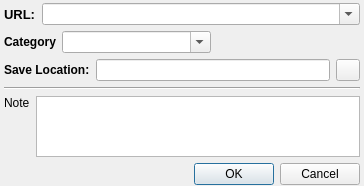
<?xml version="1.0" encoding="UTF-8"?>
<ui version="4.0">
 <class>AddTaskDialog</class>
 <widget class="QDialog" name="AddTaskDialog">
  <property name="geometry">
   <rect>
    <x>0</x>
    <y>0</y>
    <width>364</width>
    <height>186</height>
   </rect>
  </property>
  <property name="windowTitle">
   <string>REXLoader - </string>
  </property>
  <layout class="QVBoxLayout" name="verticalLayout_2">
   <property name="leftMargin">
    <number>4</number>
   </property>
   <property name="topMargin">
    <number>3</number>
   </property>
   <property name="rightMargin">
    <number>4</number>
   </property>
   <property name="bottomMargin">
    <number>1</number>
   </property>
   <item>
    <layout class="QHBoxLayout" name="horizontalLayout">
     <item>
      <widget class="QLabel" name="label">
       <property name="sizePolicy">
        <sizepolicy hsizetype="Minimum" vsizetype="Preferred">
         <horstretch>0</horstretch>
         <verstretch>0</verstretch>
        </sizepolicy>
       </property>
       <property name="styleSheet">
        <string notr="true">font: bold 13px;</string>
       </property>
       <property name="text">
        <string>URL:</string>
       </property>
       <property name="textInteractionFlags">
        <set>Qt::LinksAccessibleByMouse</set>
       </property>
      </widget>
     </item>
     <item>
      <widget class="QComboBox" name="urlBox">
       <property name="sizePolicy">
        <sizepolicy hsizetype="Expanding" vsizetype="Fixed">
         <horstretch>0</horstretch>
         <verstretch>0</verstretch>
        </sizepolicy>
       </property>
       <property name="cursor">
        <cursorShape>ArrowCursor</cursorShape>
       </property>
       <property name="mouseTracking">
        <bool>false</bool>
       </property>
       <property name="toolTip">
        <string comment="Enter the URL here"/>
       </property>
       <property name="editable">
        <bool>true</bool>
       </property>
      </widget>
     </item>
    </layout>
   </item>
   <item>
    <layout class="QHBoxLayout" name="horizontalLayout_3">
     <item>
      <widget class="QLabel" name="label_3">
       <property name="styleSheet">
        <string notr="true">font: bold 12px;</string>
       </property>
       <property name="text">
        <string>Category</string>
       </property>
      </widget>
     </item>
     <item>
      <widget class="QComboBox" name="categoryBox">
       <property name="sizePolicy">
        <sizepolicy hsizetype="Expanding" vsizetype="Fixed">
         <horstretch>0</horstretch>
         <verstretch>0</verstretch>
        </sizepolicy>
       </property>
       <property name="editable">
        <bool>true</bool>
       </property>
      </widget>
     </item>
     <item>
      <spacer name="horizontalSpacer">
       <property name="orientation">
        <enum>Qt::Horizontal</enum>
       </property>
       <property name="sizeHint" stdset="0">
        <size>
         <width>128</width>
         <height>20</height>
        </size>
       </property>
      </spacer>
     </item>
    </layout>
   </item>
   <item>
    <layout class="QHBoxLayout" name="horizontalLayout_2">
     <item>
      <widget class="QLabel" name="label_2">
       <property name="styleSheet">
        <string notr="true">font:  bold 12px;</string>
       </property>
       <property name="text">
        <string>Save Location:</string>
       </property>
      </widget>
     </item>
     <item>
      <widget class="QLineEdit" name="locationEdit">
       <property name="sizePolicy">
        <sizepolicy hsizetype="Expanding" vsizetype="Preferred">
         <horstretch>0</horstretch>
         <verstretch>0</verstretch>
        </sizepolicy>
       </property>
       <property name="toolTip">
        <string comment="Save location. To change it press the button to the right" extracomment="Save location. To change it press the button to the right"/>
       </property>
       <property name="readOnly">
        <bool>true</bool>
       </property>
      </widget>
     </item>
     <item>
      <widget class="QPushButton" name="browseButton">
       <property name="sizePolicy">
        <sizepolicy hsizetype="Fixed" vsizetype="Fixed">
         <horstretch>0</horstretch>
         <verstretch>0</verstretch>
        </sizepolicy>
       </property>
       <property name="maximumSize">
        <size>
         <width>24</width>
         <height>24</height>
        </size>
       </property>
       <property name="text">
        <string/>
       </property>
      </widget>
     </item>
    </layout>
   </item>
   <item>
    <widget class="Line" name="line">
     <property name="orientation">
      <enum>Qt::Horizontal</enum>
     </property>
    </widget>
   </item>
   <item>
    <layout class="QHBoxLayout" name="horizontalLayout_5">
     <item>
      <layout class="QVBoxLayout" name="verticalLayout">
       <item>
        <widget class="QLabel" name="label_4">
         <property name="text">
          <string>Note</string>
         </property>
        </widget>
       </item>
       <item>
        <spacer name="verticalSpacer">
         <property name="orientation">
          <enum>Qt::Vertical</enum>
         </property>
         <property name="sizeHint" stdset="0">
          <size>
           <width>20</width>
           <height>40</height>
          </size>
         </property>
        </spacer>
       </item>
      </layout>
     </item>
     <item>
      <widget class="QTextEdit" name="textEdit">
       <property name="sizePolicy">
        <sizepolicy hsizetype="Expanding" vsizetype="Ignored">
         <horstretch>0</horstretch>
         <verstretch>0</verstretch>
        </sizepolicy>
       </property>
       <property name="tabChangesFocus">
        <bool>true</bool>
       </property>
      </widget>
     </item>
    </layout>
   </item>
   <item>
    <layout class="QHBoxLayout" name="horizontalLayout_4">
     <item>
      <spacer name="horizontalSpacer_2">
       <property name="orientation">
        <enum>Qt::Horizontal</enum>
       </property>
       <property name="sizeHint" stdset="0">
        <size>
         <width>208</width>
         <height>20</height>
        </size>
       </property>
      </spacer>
     </item>
     <item>
      <widget class="QDialogButtonBox" name="buttonBox">
       <property name="standardButtons">
        <set>QDialogButtonBox::Cancel|QDialogButtonBox::Ok</set>
       </property>
      </widget>
     </item>
    </layout>
   </item>
  </layout>
  <zorder></zorder>
  <zorder></zorder>
  <zorder>line</zorder>
 </widget>
 <tabstops>
  <tabstop>urlBox</tabstop>
  <tabstop>browseButton</tabstop>
  <tabstop>locationEdit</tabstop>
  <tabstop>categoryBox</tabstop>
  <tabstop>buttonBox</tabstop>
  <tabstop>textEdit</tabstop>
 </tabstops>
 <resources/>
 <connections/>
</ui>
